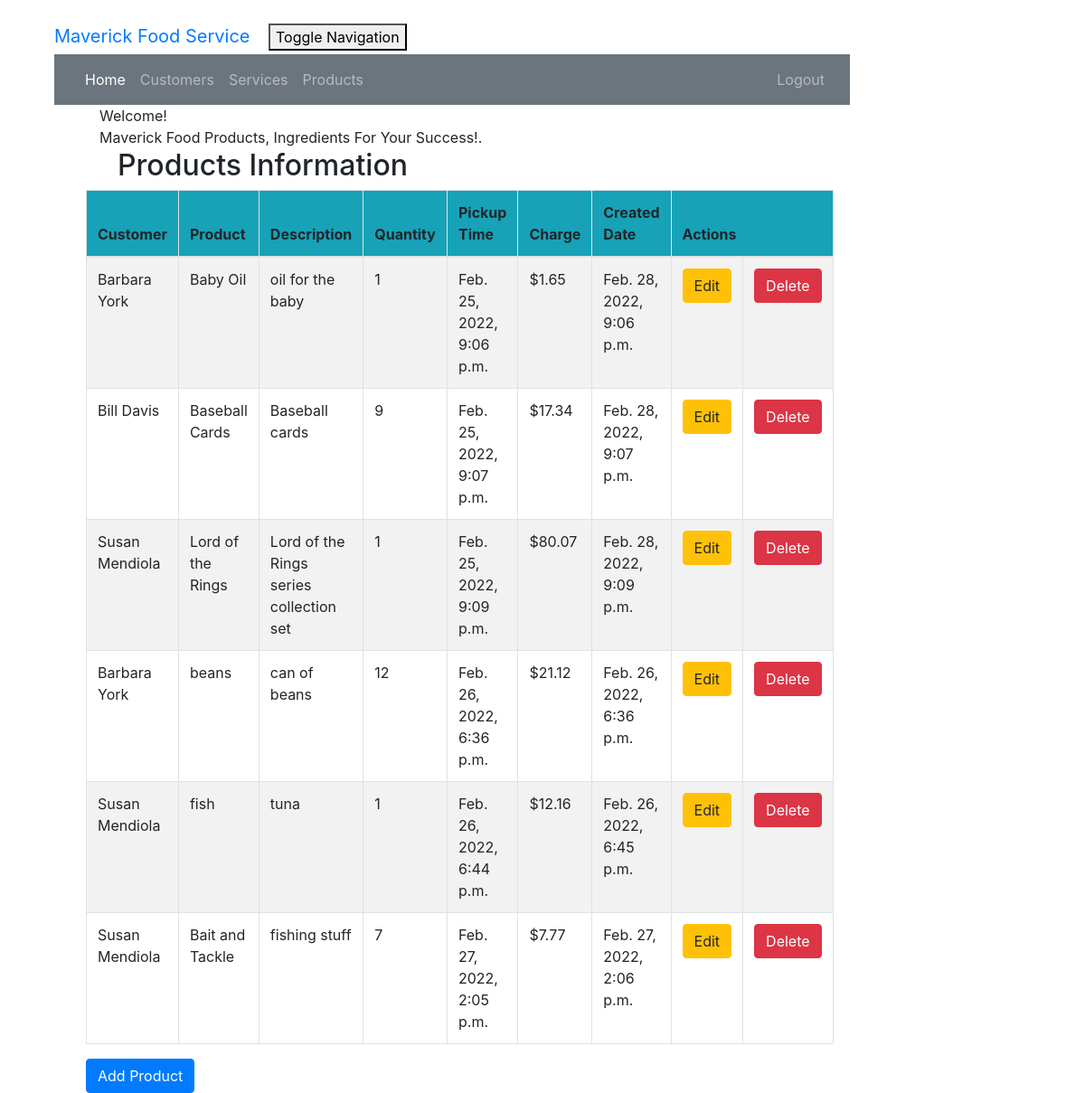
The page /product_list (signed in) on the database its author committed.
### crm/models.py (models this page shows, shortened)
class Product(models.Model):
    cust_name = models.ForeignKey(Customer, on_delete=models.CASCADE, related_name='products')
    product = models.CharField(max_length=100)
    description = models.TextField()
    quantity = models.IntegerField()
    pickup_time = models.DateTimeField(
        default=timezone.now)
    charge = models.DecimalField(max_digits=10, decimal_places=2)
    created_date = models.DateTimeField(
        default=timezone.now)
    updated_date = models.DateTimeField(auto_now_add=True)

class Customer(models.Model):
    cust_name = models.CharField(max_length=50)
    email = models.EmailField(max_length=100)
    phone = models.CharField(max_length=20)
    bldgroom = models.CharField(max_length=100)
    address = models.CharField(max_length=200)
    city = models.CharField(max_length=50)
    state = models.CharField(max_length=50)
    zipcode = models.CharField(max_length=10)
    organization = models.CharField(max_length=100)
    role = models.CharField(max_length=100)
    def __str__(self):
        return self.cust_name

### crm/views.py (the view)
# urls.py: path('product_list', views.product_list, name='product_list'),
@login_required
def product_list(request):
    products = Product.objects.filter(created_date__lte=timezone.now())
    return render(request, 'crm/product_list.html', {'products': products})

### crm/templates/crm/product_list.html (shortened to what this page needs)
<!DOCTYPE html>
{% extends 'crm/base.html' %}
{% block content %}
    {% load humanize %}
    <head>
    </head>
    <body class="bodylist">
    <div class="container">
        <div class="panel panel-primary">
            <div class="panel-heading">Welcome!</div>
            <div class="panel-body">
                Maverick Food Products, Ingredients For Your Success!.
            </div>
        </div>
    </div>
    <div class="row">
        <h2>Products Information</h2>
    </div>
    <div>
        <table class="table table-striped table-bordered table-hover w-auto">
            <thead>
            <tr class="bg-info">
                <th>Customer</th>
                <th>Product</th>
                <th>Description</th>
                <th>Quantity</th>
                <th>Pickup Time</th>
                <th>Charge</th>
                <th>Created Date</th>
                <th colspan="3">Actions</th>
            </tr>
            </thead>
            <tbody>
            {% for product in products %}
                <tr>
                    <td>{{ product.cust_name }}</td>
                    <td>{{ product.product }}</td>
                    <td>{{ product.description }}</td>
                    <td>{{ product.quantity }}</td>
                    <td>{{ product.pickup_time }}</td>
                    <td>${{ product.charge|floatformat:2|intcomma }}</td>
                    <td>{{ product.created_date }}</td>
                    <td><a href="{% url 'crm:product_edit' pk=product.pk %}"
                           class="btn btn-warning">Edit</a>
                    </td>
                    <td><a href="{% url 'crm:product_delete' pk=product.pk %}"
                           onclick="return confirm('Are you sure you want to delete?')"
                           class="btn btn-danger">Delete</a>
                    </td>
                </tr>
            {% endfor %}
            </tbody>
        </table>
    </div>
    <div>
        <a href="{% url 'crm:product_new' %}"><span
                class="btn btn-primary">Add Product</span></a>
    </div>
    </body>
{% endblock %}

### crm/static/css/portfolio.css (style rules this page uses)
body { padding-left: 45px; padding-right: 45px; padding-top: 20px; }
.row { padding-left: 50px; }

### rows shown on the page
Product: cust_name "Barbara York", product "Baby Oil", description "oil for the baby", quantity "1", pickup_time "Feb. 25, 2022, 9:06 p.m.", charge "1.65", created_date "Feb. 28, 2022, 9:06 p.m."
Product: cust_name "Bill Davis", product "Baseball Cards", description "Baseball cards", quantity "9", pickup_time "Feb. 25, 2022, 9:07 p.m.", charge "17.34", created_date "Feb. 28, 2022, 9:07 p.m."
Product: cust_name "Susan Mendiola", product "Lord of the Rings", description "Lord of the Rings series collection set", quantity "1", pickup_time "Feb. 25, 2022, 9:09 p.m.", charge "80.07", created_date "Feb. 28, 2022, 9:09 p.m."
Product: cust_name "Barbara York", product "beans", description "can of beans", quantity "12", pickup_time "Feb. 26, 2022, 6:36 p.m.", charge "21.12", created_date "Feb. 26, 2022, 6:36 p.m."
Product: cust_name "Susan Mendiola", product "fish", description "tuna", quantity "1", pickup_time "Feb. 26, 2022, 6:44 p.m.", charge "12.16", created_date "Feb. 26, 2022, 6:45 p.m."
Product: cust_name "Susan Mendiola", product "Bait and Tackle", description "fishing stuff", quantity "7", pickup_time "Feb. 27, 2022, 2:05 p.m.", charge "7.77", created_date "Feb. 27, 2022, 2:06 p.m."
